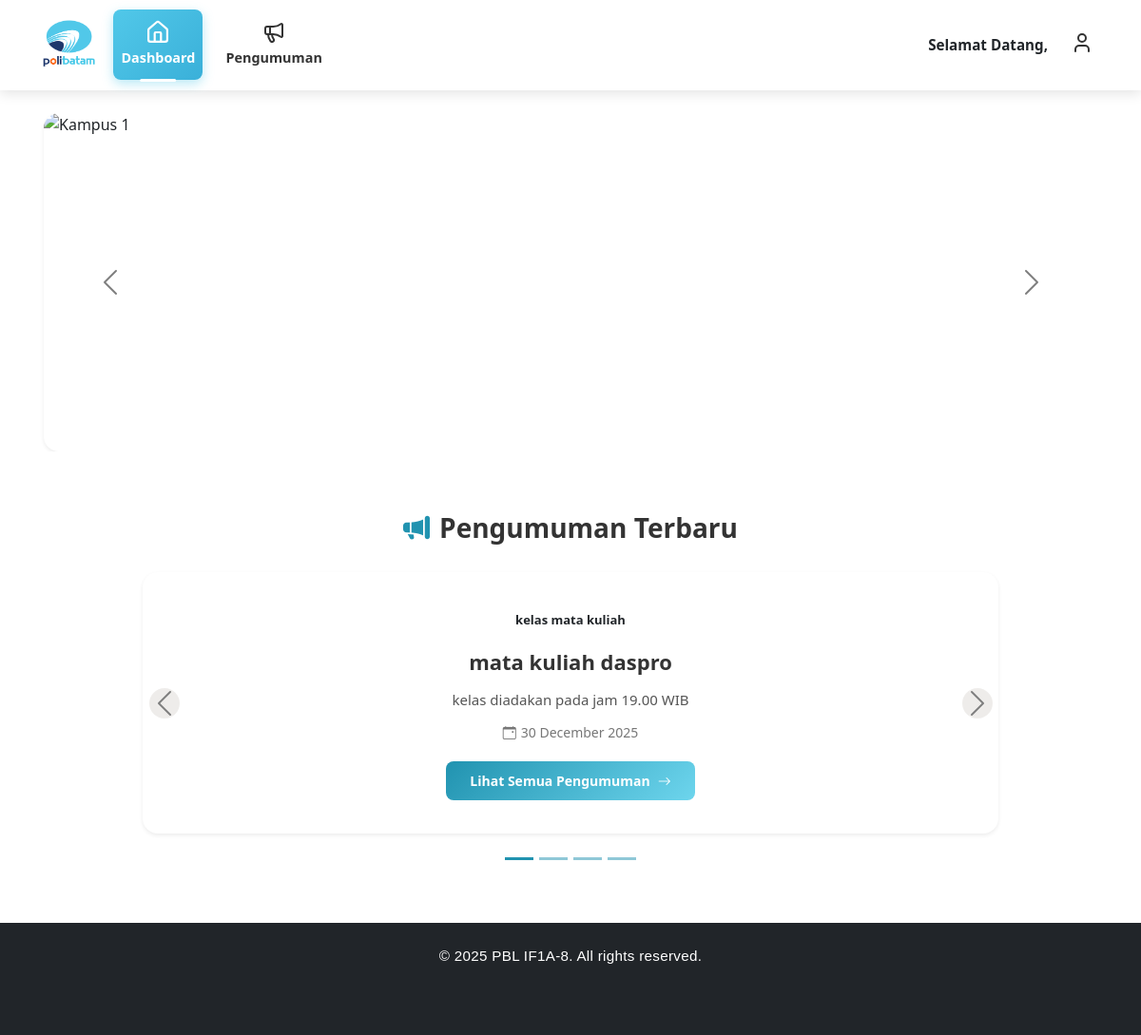
Screenshot of /views/user/dashboard.php (signed in) with the database file from the repository.
### tables this page shows
CREATE TABLE `pengumuman` (
  `pengumuman_id` int NOT NULL,
  `judul` varchar(255) NOT NULL,
  `isi` text NOT NULL,
  `target_type` enum('all','jurusan','prodi','kelas') NOT NULL DEFAULT 'all',
  `target_jurusan_id` int DEFAULT NULL,
  `target_prodi_id` int DEFAULT NULL,
  `target_kelas` varchar(50) DEFAULT NULL,
  `kategori_id` int DEFAULT NULL,
  `created_by` int DEFAULT NULL,
  `created_at` timestamp NULL DEFAULT CURRENT_TIMESTAMP
);

CREATE TABLE `kategori` (
  `kategori_id` int NOT NULL,
  `nama_kategori` varchar(100) NOT NULL,
  `deskripsi` varchar(100) NOT NULL
);

### app/controllers/user/dashboard_controller.php (called while the page is built)
<?php
require_once __DIR__ . '/../../../config/config.php';
class DashboardControllerUser {
    private $config;
    public function __construct() {
        global $config;
        $this->config = $config;
    }
    public function index() {
        $query = "SELECT p.pengumuman_id, p.judul, p.isi, p.created_at, k.nama_kategori
                  FROM pengumuman p
                  LEFT JOIN kategori k ON p.kategori_id = k.kategori_id
                  ORDER BY p.created_at DESC
                  LIMIT 5";
        $result = $this->config->query($query);
        $pengumumanTerbaru = [];
        if ($result && $result->num_rows > 0) {
            while ($row = $result->fetch_assoc()) {
                $pengumumanTerbaru[] = $row;
            }
        }
        return [
            'pengumumanTerbaru' => $pengumumanTerbaru
        ];
    }
}

### views/user/dashboard.php (the view, shortened to what this page needs)
<?php
require_once __DIR__ . '/../../app/controllers/user/dashboard_controller.php';
$controller = new DashboardControllerUser();
$data = $controller->index();
$pengumumanTerbaru = $data['pengumumanTerbaru'] ?? [];
?>
<!DOCTYPE html>
<html lang="id">
<head>
  <link href="https://cdn.jsdelivr.net/npm/bootstrap@5.3.0/dist/css/bootstrap.min.css" rel="stylesheet">
  <link href="https://cdn.jsdelivr.net/npm/bootstrap-icons@1.10.5/font/bootstrap-icons.css" rel="stylesheet">
  <link rel="stylesheet" href="style.css">
</head>
<body>
  <?php include 'header.php'; ?>
  <div id="kampusCarousel" class="carousel slide my-4" data-bs-ride="carousel">
    <div class="carousel-inner rounded-4 overflow-hidden mx-3 shadow-sm">
      <div class="carousel-item active">
        <img src="/PBL8/public/assets/img/polibatam.jpg" class="d-block w-100" alt="Kampus 1">
      </div>
    </div>
    <button class="carousel-control-prev" type="button" data-bs-target="#kampusCarousel" data-bs-slide="prev">
      <span class="carousel-control-prev-icon" aria-hidden="true"></span>
    </button>
    <button class="carousel-control-next" type="button" data-bs-target="#kampusCarousel" data-bs-slide="next">
      <span class="carousel-control-next-icon" aria-hidden="true"></span>
    </button>
  </div>
  <div class="page-container pengumuman-section">
    <h4 class="pengumuman-title">
      <i class="bi bi-megaphone-fill" style="color: #2193b0;"></i>
      Pengumuman Terbaru
    </h4>
    <div id="pengumumanCarousel" class="carousel slide" data-bs-ride="carousel" data-bs-interval="5000">
      <div class="carousel-inner position-relative rounded-4 shadow-sm mx-auto" style="background-color:#ffffff; max-width:900px;">
        <?php if (empty($pengumumanTerbaru)): ?>
          <div class="carousel-item active">
            <div class="empty-pengumuman">
              <i class="bi bi-megaphone"></i>
              <p class="m-0 fs-5 fw-semibold">Belum ada pengumuman terbaru</p>
              <small class="text-muted">Pengumuman akan muncul di sini</small>
            </div>
          </div>
        <?php else: ?>
          <?php foreach ($pengumumanTerbaru as $index => $pengumuman): ?>
            <div class="carousel-item <?= $index === 0 ? 'active' : '' ?>">
              <div class="pengumuman-content">
                <span class="pengumuman-badge badge-<?= strtolower($pengumuman['nama_kategori'] ?? 'umum'); ?>">
                  <?= htmlspecialchars($pengumuman['nama_kategori'] ?? 'Umum'); ?>
                </span>
                <div class="pengumuman-judul">
                  <?= htmlspecialchars($pengumuman['judul']); ?>
                </div>
                <div class="pengumuman-isi">
                  <?php
                  $isi = strip_tags($pengumuman['isi']);
                  $isi = strlen($isi) > 150 ? substr($isi, 0, 150) . '...' : $isi;
                  echo htmlspecialchars($isi);
                  ?>
                </div>
                <div class="pengumuman-date">
                  <i class="bi bi-calendar-event"></i>
                  <?= date('d F Y', strtotime($pengumuman['created_at'])); ?>
                </div>
                <a href="pengumuman.php" class="btn-lihat-semua">
                  Lihat Semua Pengumuman
                  <i class="bi bi-arrow-right"></i>
                </a>
              </div>
            </div>
          <?php endforeach; ?>
        <?php endif; ?>
        <?php if (count($pengumumanTerbaru) > 1): ?>
          <button class="carousel-control-prev" type="button" data-bs-target="#pengumumanCarousel" data-bs-slide="prev" style="width: 5%;">
            <span class="carousel-control-prev-icon bg-dark rounded-circle p-3" aria-hidden="true"></span>
          </button>
          <button class="carousel-control-next" type="button" data-bs-target="#pengumumanCarousel" data-bs-slide="next" style="width: 5%;">
            <span class="carousel-control-next-icon bg-dark rounded-circle p-3" aria-hidden="true"></span>
          </button>
        <?php endif; ?>
      </div>
      <?php if (count($pengumumanTerbaru) > 1): ?>
        <div class="carousel-indicators" style="position: relative; margin-top: 15px;">
          <?php foreach ($pengumumanTerbaru as $index => $pengumuman): ?>
            <button type="button" data-bs-target="#pengumumanCarousel" data-bs-slide-to="<?= $index; ?>"
              class="<?= $index === 0 ? 'active' : '' ?>"
              aria-current="<?= $index === 0 ? 'true' : 'false' ?>"
              aria-label="Slide <?= $index + 1; ?>"
              style="background-color: #2193b0;"></button>
          <?php endforeach; ?>
        </div>
      <?php endif; ?>
    </div>
  </div>
  <?php include("footer.php"); ?>
</body>
</html>

### views/user/style.css (style rules this page uses)
* { margin: 0; padding: 0; box-sizing: border-box; }
body { font-family: 'Segoe UI', Tahoma, Geneva, Verdana, sans-serif; background-color: #f5f5f5; min-height: 100vh; display: flex; flex-direction: column; }

### views/user/dashboard.php (style rules this page uses)
#kampusCarousel { width: 100%; max-width: 95%; margin: 0 auto; overflow: hidden; border-radius: 16px; background-color: transparent; aspect-ratio: 16 / 5; }
#kampusCarousel .carousel-inner { width: 100%; height: 100%; }
#kampusCarousel .carousel-item { width: 100%; height: 100%; }
#kampusCarousel .carousel-item img { width: 100%; height: 100%; object-fit: cover; object-position: center; display: block; background-color: transparent; }
.carousel-control-prev-icon, .carousel-control-next-icon { filter: invert(1); width: 2.5rem; height: 2.5rem; }
.carousel-control-prev, .carousel-control-next { width: 8%; }
.pengumuman-section { text-align: center; margin-top: 40px; margin-bottom: 40px; }
.pengumuman-title { font-size: 28px; font-weight: 700; color: #333; margin-bottom: 30px; display: flex; align-items: center; justify-content: center; gap: 10px; }
#pengumumanCarousel .carousel-item { min-height: 250px; }
.pengumuman-content { padding: 35px 40px; display: flex; flex-direction: column; justify-content: center; align-items: center; text-align: center; min-height: 250px; }
.pengumuman-badge { display: inline-block; padding: 6px 16px; border-radius: 20px; font-size: 13px; font-weight: 600; margin-bottom: 12px; }
.pengumuman-judul { font-size: 22px; font-weight: 700; color: #333; margin-bottom: 12px; line-height: 1.4; }
.pengumuman-isi { font-size: 15px; color: #555; line-height: 1.6; margin-bottom: 12px; max-width: 700px; text-align: center; }
.pengumuman-date { font-size: 14px; color: #777; display: flex; align-items: center; gap: 5px; justify-content: center; margin-bottom: 15px; }
.btn-lihat-semua { background: linear-gradient(135deg, #2193b0 0%, #6dd5ed 100%); color: white; border: none; padding: 10px 25px; border-radius: 8px; font-size: 14px; font-weight: 600; text-decoration: none; transition: all 0.3s; display: inline-flex; align-items: center; gap: 8px; margin-top: 5px; }

### rows the page displays
pengumuman: kategori.nama_kategori "kelas mata kuliah", judul "mata kuliah daspro", isi "kelas diadakan pada jam 19.00 WIB", created_at "30 December 2025"
